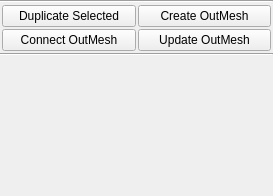
<?xml version="1.0" encoding="UTF-8"?>
<ui version="4.0">
 <class>wgModeBox</class>
 <widget class="QWidget" name="wgModeBox">
  <property name="geometry">
   <rect>
    <x>0</x>
    <y>0</y>
    <width>273</width>
    <height>196</height>
   </rect>
  </property>
  <property name="windowTitle">
   <string>Modeling Box</string>
  </property>
  <layout class="QGridLayout" name="gridLayout_2">
   <property name="margin">
    <number>0</number>
   </property>
   <property name="spacing">
    <number>0</number>
   </property>
   <item row="2" column="0">
    <widget class="Line" name="line">
     <property name="orientation">
      <enum>Qt::Horizontal</enum>
     </property>
    </widget>
   </item>
   <item row="3" column="0">
    <spacer name="verticalSpacer">
     <property name="orientation">
      <enum>Qt::Vertical</enum>
     </property>
     <property name="sizeHint" stdset="0">
      <size>
       <width>20</width>
       <height>40</height>
      </size>
     </property>
    </spacer>
   </item>
   <item row="1" column="0">
    <layout class="QGridLayout" name="gridLayout">
     <property name="margin">
      <number>2</number>
     </property>
     <property name="spacing">
      <number>2</number>
     </property>
     <item row="0" column="0">
      <widget class="QPushButton" name="pbDuplicateSelected">
       <property name="text">
        <string>Duplicate Selected</string>
       </property>
       <property name="iconSize">
        <size>
         <width>24</width>
         <height>24</height>
        </size>
       </property>
       <property name="flat">
        <bool>false</bool>
       </property>
      </widget>
     </item>
     <item row="0" column="1">
      <widget class="QPushButton" name="pbCreateOutMesh">
       <property name="enabled">
        <bool>true</bool>
       </property>
       <property name="text">
        <string>Create OutMesh</string>
       </property>
       <property name="iconSize">
        <size>
         <width>24</width>
         <height>24</height>
        </size>
       </property>
       <property name="flat">
        <bool>false</bool>
       </property>
      </widget>
     </item>
     <item row="1" column="0">
      <widget class="QPushButton" name="pbConnectOutMesh">
       <property name="text">
        <string>Connect OutMesh</string>
       </property>
       <property name="iconSize">
        <size>
         <width>24</width>
         <height>24</height>
        </size>
       </property>
       <property name="flat">
        <bool>false</bool>
       </property>
      </widget>
     </item>
     <item row="1" column="1">
      <widget class="QPushButton" name="pbUpdateOutMesh">
       <property name="text">
        <string>Update OutMesh</string>
       </property>
       <property name="iconSize">
        <size>
         <width>24</width>
         <height>24</height>
        </size>
       </property>
       <property name="flat">
        <bool>false</bool>
       </property>
      </widget>
     </item>
    </layout>
   </item>
   <item row="0" column="0">
    <widget class="Line" name="line_2">
     <property name="orientation">
      <enum>Qt::Horizontal</enum>
     </property>
    </widget>
   </item>
  </layout>
 </widget>
 <resources/>
 <connections/>
</ui>
